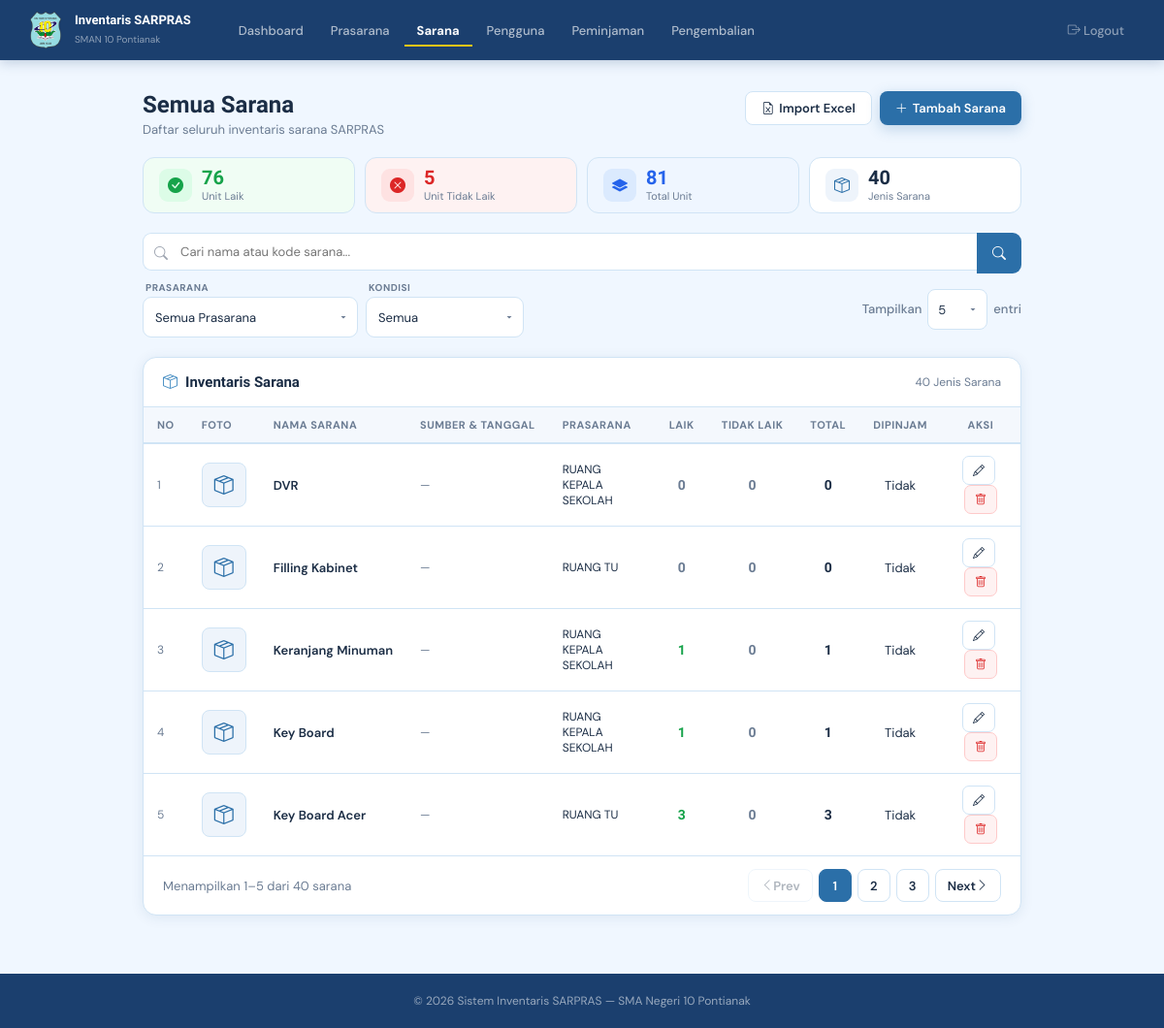
The page /admin/barang.php (signed in) on the database its author committed.
### tables this page shows
CREATE TABLE `barang` (
  `id_barang` int NOT NULL,
  `kode_barang` varchar(20) DEFAULT NULL,
  `nama_barang` varchar(100) NOT NULL,
  `id_ruangan` int NOT NULL,
  `jumlah` int NOT NULL,
  `jumlah_laik` int DEFAULT '0',
  `jumlah_tidak_laik` int DEFAULT '0',
  `deskripsi` text,
  `spesifikasi` text,
  `bisa_dipinjam` tinyint(1) DEFAULT '1',
  `pinjam_murid` tinyint(1) DEFAULT '1',
  `pinjam_guru` tinyint(1) DEFAULT '1',
  `pinjam_tendik` tinyint(1) DEFAULT '1',
  `foto` varchar(255) DEFAULT NULL,
  `kategori` enum('Barang Statis','Barang Habis Pakai') NOT NULL DEFAULT 'Barang Statis',
  `sumber_dana` varchar(150) DEFAULT NULL,
  `tanggal_pembelian` date DEFAULT NULL,
  `durasi_murid` int DEFAULT NULL COMMENT 'Batas waktu peminjaman murid (menit). NULL = bebas.',
  `durasi_guru` int DEFAULT NULL COMMENT 'Batas waktu peminjaman guru (menit). NULL = bebas.',
  `durasi_tendik` int DEFAULT NULL COMMENT 'Batas waktu peminjaman tendik (menit). NULL = bebas.'
);

CREATE TABLE `ruangan` (
  `id_ruangan` int NOT NULL,
  `nama_ruangan` varchar(75) NOT NULL,
  `keterangan` text,
  `foto` varchar(255) DEFAULT NULL,
  `panjang` decimal(8,2) DEFAULT NULL,
  `lebar` decimal(8,2) DEFAULT NULL,
  `persentase_kerusakan` decimal(5,2) DEFAULT '0.00'
);

### admin/barang.php (the view, shortened to what this page needs)
<?php
require_once "../config/koneksi.php";
$id_ruangan   = isset($_GET['ruangan']) ? (int)$_GET['ruangan'] : 0;
$nama_ruangan = '';
$search             = isset($_GET['q'])                  ? trim(mysqli_real_escape_string($conn, $_GET['q'])) : '';
$filter_ruangan     = isset($_GET['filter_ruangan'])     ? (int)$_GET['filter_ruangan']  : 0;
$filter_laik        = isset($_GET['filter_laik']) && in_array($_GET['filter_laik'],['laik','tidak_laik'])
                      ? $_GET['filter_laik'] : '';
$valid_per_page = [5,10,20,25,50,100];
$per_page = isset($_GET['per_page']) && in_array((int)$_GET['per_page'],$valid_per_page)
            ? (int)$_GET['per_page'] : 5;
$page = max(1, (int)($_GET['page'] ?? 1));
$where = "WHERE 1=1";
$total       = mysqli_fetch_assoc(mysqli_query($conn, "SELECT COUNT(*) as t FROM barang b $where"))['t'];
$total_pages = max(1, ceil($total / $per_page));
$page        = min($page, $total_pages);
$offset      = ($page - 1) * $per_page;
$barang_q = mysqli_query($conn, "
    SELECT b.*, r.nama_ruangan
    FROM barang b
    LEFT JOIN ruangan r ON b.id_ruangan = r.id_ruangan
    $where
    ORDER BY b.nama_barang ASC
    LIMIT $per_page OFFSET $offset
");
$sum_q = mysqli_fetch_assoc(mysqli_query($conn,
    "SELECT COALESCE(SUM(jumlah_laik),0) as total_laik,
            COALESCE(SUM(jumlah_tidak_laik),0) as total_tidak_laik
     FROM barang b $where"));
$total_laik      = (int)$sum_q['total_laik'];
$total_tidak_laik= (int)$sum_q['total_tidak_laik'];
$pending_count = mysqli_fetch_assoc(mysqli_query($conn,
    "SELECT COUNT(*) as t FROM pengguna WHERE status='pending'"))['t'];
$pm_menunggu   = mysqli_fetch_assoc(mysqli_query($conn,
    "SELECT COUNT(*) as t FROM peminjaman WHERE status='menunggu'"))['t'];
?>
<!DOCTYPE html>
<html lang="id">
<head>
  <link href="https://cdn.jsdelivr.net/npm/bootstrap-icons@1.11.1/font/bootstrap-icons.css" rel="stylesheet">
</head>
<body>
<nav class="navbar">
  <a href="dashboard.php" class="nav-brand">
    <img src="../assets/logo.png" alt="Logo">
    <div class="nav-brand-text">
      <strong>Inventaris SARPRAS</strong>
      <span>SMAN 10 Pontianak</span>
    </div>
  </a>
  <div class="nav-links">
    <a href="dashboard.php"    class="nav-link">Dashboard</a>
    <a href="ruangan.php"      class="nav-link">Prasarana</a>
    <a href="barang.php"       class="nav-link active">Sarana</a>
    <a href="pengguna.php"     class="nav-link">Pengguna<?php if ($pending_count > 0): ?><span class="nav-badge"><?= $pending_count ?></span><?php endif; ?></a>
    <a href="peminjaman.php"   class="nav-link">Peminjaman<?php if ($pm_menunggu > 0): ?><span class="nav-badge"><?= $pm_menunggu ?></span><?php endif; ?></a>
    <a href="pengembalian.php" class="nav-link">Pengembalian</a>
    <a href="../auth/logout.php" class="nav-link logout"><i class="bi bi-box-arrow-right"></i> Logout</a>
  </div>
</nav>
<div class="page-wrapper">
  <div class="page-header">
    <div>
      <div class="page-title"><?= $nama_ruangan ? htmlspecialchars($nama_ruangan) : 'Semua Sarana' ?></div>
      <div class="page-sub">
        <?= $id_ruangan
          ? 'Menampilkan sarana di prasarana <strong>'.htmlspecialchars($nama_ruangan).'</strong>'
          : 'Daftar seluruh inventaris sarana SARPRAS' ?>
      </div>
    </div>
    <div style="display:flex;gap:8px;flex-wrap:wrap;">
      <button class="btn btn-secondary" onclick="openModal('modalImportBarang')">
        <i class="bi bi-file-earmark-excel"></i> Import Excel
      </button>
      <button class="btn btn-primary" onclick="openAddModal()">
        <i class="bi bi-plus-lg"></i> Tambah Sarana
      </button>
    </div>
  </div>
  <div class="summary-row">
    <div class="summary-pill pill-laik">
      <div class="summary-pill-icon pill-laik-icon"><i class="bi bi-check-circle-fill"></i></div>
      <div>
        <div class="summary-pill-val" style="color:#16A34A;"><?= number_format($total_laik) ?></div>
        <div class="summary-pill-lbl">Unit Laik</div>
      </div>
    </div>
    <div class="summary-pill pill-tdk">
      <div class="summary-pill-icon pill-tdk-icon"><i class="bi bi-x-circle-fill"></i></div>
      <div>
        <div class="summary-pill-val" style="color:#DC2626;"><?= number_format($total_tidak_laik) ?></div>
        <div class="summary-pill-lbl">Unit Tidak Laik</div>
      </div>
    </div>
    <div class="summary-pill pill-total">
      <div class="summary-pill-icon pill-total-icon"><i class="bi bi-layers-fill"></i></div>
      <div>
        <div class="summary-pill-val" style="color:#2563EB;"><?= number_format($total_laik + $total_tidak_laik) ?></div>
        <div class="summary-pill-lbl">Total Unit</div>
      </div>
    </div>
    <div class="summary-pill" style="background:var(--card);">
      <div class="summary-pill-icon" style="background:#EEF4FB;color:var(--blue-dark);"><i class="bi bi-box-seam"></i></div>
      <div>
        <div class="summary-pill-val" style="color:var(--text);"><?= number_format($total) ?></div>
        <div class="summary-pill-lbl">Jenis Sarana</div>
      </div>
    </div>
  </div>
  <div class="toolbar">
    <div class="toolbar-row">
      <form method="GET" id="searchFormBarang" style="display:flex;gap:0;flex:1;min-width:200px;">
        <div class="search-wrap-inner">
          <input type="text" name="q" id="searchInputBarang" class="search-input"
                 placeholder="Cari nama atau kode sarana..."
                 value="<?= htmlspecialchars($search) ?>">
        </div>
        <button type="submit" class="btn-search"><i class="bi bi-search"></i></button>
      </form>
    </div>
    <?php if (!$id_ruangan): ?>
    <div class="toolbar-row">
      <form method="GET" id="filterFormBarang" style="display:contents;">
        <div class="filter-group">
          <span class="filter-label">Prasarana</span>
          <select name="filter_ruangan" class="filter-select" onchange="this.form.submit()">
            <option value="">Semua Prasarana</option>
          </select>
        </div>
        <div class="filter-group">
          <span class="filter-label">Kondisi</span>
          <select name="filter_laik" class="filter-select" onchange="this.form.submit()">
            <option value="">Semua</option>
          </select>
        </div>
        <div class="show-entries-inline">
          <span class="lbl">Tampilkan</span>
          <select class="sel" name="per_page" onchange="this.form.submit()">
            <option value="5"   <?= $per_page==5?'selected':'' ?>>5</option>
          </select>
          <span class="lbl">entri</span>
        </div>
      </form>
    </div>
    <?php endif; ?>
  </div>
  <div class="card">
    <div class="card-header">
      <div class="card-title"><i class="bi bi-box-seam"></i>
        <?= $nama_ruangan ? htmlspecialchars($nama_ruangan) : 'Inventaris Sarana' ?>
      </div>
      <span style="font-size:12px;color:var(--muted);"><?= number_format($total) ?> Jenis Sarana</span>
    </div>
    <div class="table-wrap">
      <table class="inv-table">
        <thead>
          <tr>
            <th style="width:38px;">No</th>
            <th style="width:50px;">Foto</th>
            <th>Nama Sarana</th>
            <th style="width:115px;">Sumber &amp; Tanggal</th>
            <?php if (!$id_ruangan): ?><th style="width:110px;">Prasarana</th><?php endif; ?>
            <th class="center" style="width:52px;">Laik</th>
            <th class="center" style="width:62px;">Tidak Laik</th>
            <th class="center" style="width:52px;">Total</th>
            <th class="center" style="width:72px;">Dipinjam</th>
            <th class="center" style="width:82px;">Aksi</th>
          </tr>
        </thead>
        <tbody>
          <?php
          $no = $offset + 1; $has = false;
          while ($b = mysqli_fetch_assoc($barang_q)):
            $laik = (int)($b['jumlah_laik']       ?? 0);
            $tdk  = (int)($b['jumlah_tidak_laik']  ?? 0);
            $tot  = $laik + $tdk;
            $b_js = htmlspecialchars(json_encode([
              'id'                => $b['id_barang'],
              'kode'              => $b['kode_barang'],
              'nama'              => $b['nama_barang'],
              'id_ruangan'        => $b['id_ruangan'],
              'deskripsi'         => $b['deskripsi']   ?? '',
              'spesifikasi'       => $b['spesifikasi']  ?? '',
              'jumlah_laik'       => $laik,
              'jumlah_tidak_laik' => $tdk,
              'bisa_dipinjam'     => $b['bisa_dipinjam'],
              'pinjam_murid'      => $b['pinjam_murid']  ?? 1,
              'pinjam_guru'       => $b['pinjam_guru']   ?? 1,
              'pinjam_tendik'     => $b['pinjam_tendik'] ?? 1,
              'durasi_murid'      => $b['durasi_murid']  ?? '',
              'durasi_guru'       => $b['durasi_guru']   ?? '',
              'durasi_tendik'     => $b['durasi_tendik'] ?? '',
              'foto'              => $b['foto'] ?? '',
              'sumber_dana'       => $b['sumber_dana'] ?? '',
              'tanggal_pembelian' => $b['tanggal_pembelian'] ?? '',
            ]), ENT_QUOTES);
          ?>
          <tr>
            <td style="color:var(--muted);font-size:12px;"><?= $no++ ?></td>
            <td>
              <?php if (!empty($b['foto'])): ?>
                <img src="../assets/foto_barang/<?= htmlspecialchars($b['foto']) ?>" alt="Foto"
                     style="width:46px;height:46px;object-fit:cover;border-radius:8px;border:1.5px solid var(--border);display:block;">
              <?php else: ?>
                <div style="width:46px;height:46px;border-radius:8px;background:#EEF4FB;border:1.5px solid var(--border);display:flex;align-items:center;justify-content:center;font-size:20px;color:var(--blue-dark);"><i class="bi bi-box-seam"></i></div>
              <?php endif; ?>
            </td>
            <td>
              <div style="font-weight:600;"><?= htmlspecialchars($b['nama_barang']) ?></div>
            </td>
            <td style="font-size:12px;">
              <?php if (!empty($b['tanggal_pembelian'])): ?>
                <div style="color:var(--muted);margin-top:3px;"><?= date('d/m/Y', strtotime($b['tanggal_pembelian'])) ?></div>
              <?php elseif (empty($b['sumber_dana'])): ?>
                <span style="color:var(--muted);">—</span>
              <?php endif; ?>
            </td>
            <?php if (!$id_ruangan): ?>
            <td style="font-size:12px;"><?= htmlspecialchars($b['nama_ruangan'] ?? '—') ?></td>
            <?php endif; ?>
            <td class="center">
              <span style="font-family:'Plus Jakarta Sans',sans-serif;font-weight:800;font-size:14px;color:<?= $laik > 0 ? '#16A34A' : 'var(--muted)' ?>;"><?= $laik ?></span>
            </td>
            <td class="center">
              <span style="font-family:'Plus Jakarta Sans',sans-serif;font-weight:800;font-size:14px;color:<?= $tdk > 0 ? '#DC2626' : 'var(--muted)' ?>;"><?= $tdk ?></span>
            </td>
            <td class="center">
              <span style="font-family:'Plus Jakarta Sans',sans-serif;font-weight:800;font-size:14px;color:var(--text);"><?= $tot ?></span>
            </td>
            <td class="center">
              <?php if ($b['bisa_dipinjam']): ?>
                <div style="display:flex;flex-direction:column;gap:3px;align-items:center;">
                  <?php if ($b['pinjam_murid']  ?? 1): ?><span class="badge badge-green"  style="font-size:10px;">Murid</span><?php endif; ?>
                  <?php if ($b['pinjam_guru']   ?? 1): ?><span class="badge badge-green"  style="font-size:10px;">Guru</span><?php endif; ?>
                  <?php if ($b['pinjam_tendik'] ?? 1): ?><span class="badge badge-green"  style="font-size:10px;">Tendik</span><?php endif; ?>
                </div>
              <?php else: ?>
                <span class="badge badge-gray">Tidak</span>
              <?php endif; ?>
            </td>
            <td class="center">
              <button class="btn btn-sm btn-secondary" onclick="openEditModal(<?= $b_js ?>)" style="margin-right:4px;"><i class="bi bi-pencil"></i></button>
              <button class="btn btn-sm btn-danger" onclick="openDeleteModal(<?= $b['id_barang'] ?>,'<?= htmlspecialchars(addslashes($b['nama_barang'])) ?>')"><i class="bi bi-trash"></i></button>
            </td>
          </tr>
          <?php endwhile; ?>
        </tbody>
      </table>
    </div>
    <?php if ($total > 0): ?>
    <div class="table-footer">
      <span>Menampilkan <?= $offset+1 ?>–<?= min($offset+$per_page,$total) ?> dari <?= number_format($total) ?> sarana</span>
      <div class="pag-btns">
        <?php
        $bu = '?' . ($id_ruangan ? "ruangan=$id_ruangan&nama=".urlencode($nama_ruangan)."&" : '')
            . ($filter_ruangan && !$id_ruangan ? "filter_ruangan=$filter_ruangan&" : '')
            . ($filter_laik ? "filter_laik=$filter_laik&" : '')
            . ($search ? "q=".urlencode($search)."&" : '')
            . ($per_page!=5 ? "per_page=$per_page&" : '');
        ?>
        <a href="<?= $bu ?>page=<?= $page-1 ?>" class="pag-btn pag-btn-text <?= $page<=1?'disabled':'' ?>"><i class="bi bi-chevron-left"></i> Prev</a>
        <?php for($i=max(1,$page-2);$i<=min($total_pages,$page+2);$i++): ?><a href="<?= $bu ?>page=<?= $i ?>" class="pag-btn <?= $i==$page?'active':'' ?>"><?= $i ?></a><?php endfor; ?>
        <a href="<?= $bu ?>page=<?= $page+1 ?>" class="pag-btn pag-btn-text <?= $page>=$total_pages?'disabled':'' ?>">Next <i class="bi bi-chevron-right"></i></a>
      </div>
    </div>
    <?php endif; ?>
  </div>
</div>
<footer>&copy; <?= date('Y') ?> Sistem Inventaris SARPRAS — SMA Negeri 10 Pontianak</footer>
</body>
</html>

### rows shown on the page
barang: nama_barang "DVR", id_ruangan.nama_ruangan "RUANG KEPALA SEKOLAH", jumlah_laik "0", jumlah_tidak_laik "0", bisa_dipinjam "Tidak"
barang: nama_barang "Filling Kabinet", id_ruangan.nama_ruangan "RUANG TU", jumlah_laik "0", jumlah_tidak_laik "0", bisa_dipinjam "Tidak"
barang: nama_barang "Keranjang Minuman", id_ruangan.nama_ruangan "RUANG KEPALA SEKOLAH", jumlah_laik "1", jumlah_tidak_laik "0", bisa_dipinjam "Tidak"
barang: nama_barang "Key Board", id_ruangan.nama_ruangan "RUANG KEPALA SEKOLAH", jumlah_laik "1", jumlah_tidak_laik "0", bisa_dipinjam "Tidak"
barang: nama_barang "Key Board Acer", id_ruangan.nama_ruangan "RUANG TU", jumlah_laik "3", jumlah_tidak_laik "0", bisa_dipinjam "Tidak"

### other values the page prints
$total_laik "76"
$total_tidak_laik "5"
$total_laik + $total_tidak_laik "81"
$total "40"
$offset+1 "1"
min($offset+$per_page,$total) "5"
